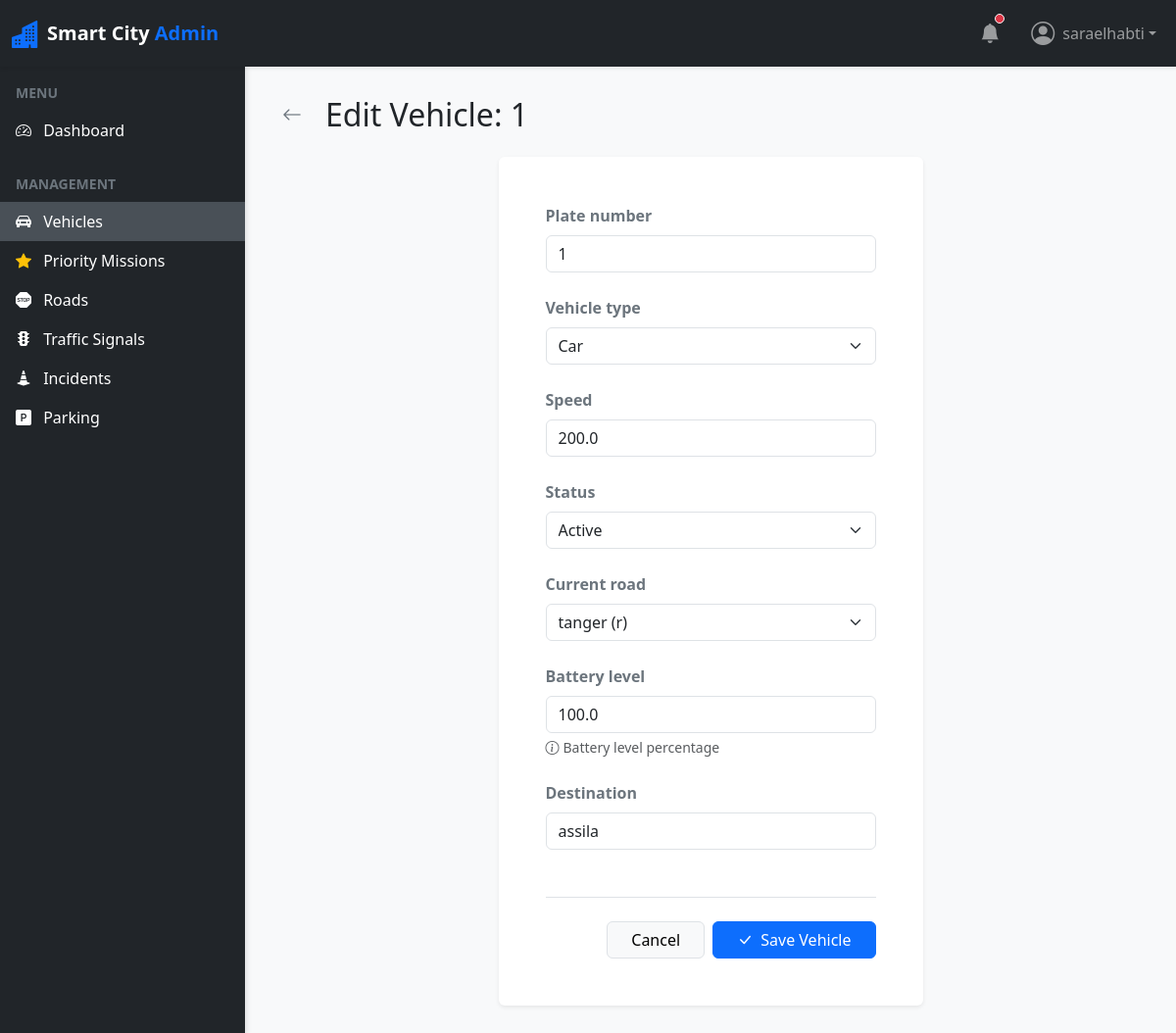
The app's page /vehicles/1/edit/ (signed in) with its own data.
### vehicles/models.py (models this page shows, shortened)
class Vehicle(models.Model):
    TYPE_CHOICES = [
        ('CAR', 'Car'),
        ('BUS', 'Bus'),
        ('TRUCK', 'Truck'),
        ('MOTORCYCLE', 'Motorcycle'),
        ('EMERGENCY', 'Emergency'),
    ]
    STATUS_CHOICES = [
        ('ACTIVE', 'Active'),
        ('PARKED', 'Parked'),
        ('CHARGING', 'Charging'),
        ('MAINTENANCE', 'Maintenance'),
    ]
    plate_number = models.CharField(max_length=20, unique=True)
    vehicle_type = models.CharField(max_length=20, choices=TYPE_CHOICES)
    speed = models.FloatField(default=0.0, validators=[MinValueValidator(0.0)])
    status = models.CharField(max_length=20, choices=STATUS_CHOICES, default='ACTIVE')
    current_road = models.ForeignKey(Road, on_delete=models.SET_NULL, null=True, blank=True, related_name='vehicles')
    battery_level = models.FloatField(validators=[MinValueValidator(0.0), MaxValueValidator(100.0)], help_text="Battery level percentage")
    destination = models.CharField(max_length=255, blank=True)

### vehicles/views.py (the view)
# urls.py: path('<int:pk>/edit/', VehicleUpdateView.as_view(), name='vehicle-update'),
class VehicleUpdateView(LoginRequiredMixin, UpdateView):
    model = Vehicle
    form_class = VehicleForm
    template_name = 'vehicles/vehicle_form.html'
    success_url = reverse_lazy('vehicle-list')

### vehicles/forms.py (shortened to what this page needs)
class VehicleForm(forms.ModelForm):
    class Meta:
        model = Vehicle
        fields = ['plate_number', 'vehicle_type', 'speed', 'status', 'current_road', 'battery_level', 'destination']
        widgets = {
            'plate_number': forms.TextInput(attrs={'class': 'form-control'}),
            'vehicle_type': forms.Select(attrs={'class': 'form-select'}),
            'speed': forms.NumberInput(attrs={'class': 'form-control'}),
            'status': forms.Select(attrs={'class': 'form-select'}),
            'current_road': forms.Select(attrs={'class': 'form-select'}),
            'battery_level': forms.NumberInput(attrs={'class': 'form-control'}),
            'destination': forms.TextInput(attrs={'class': 'form-control'}),
        }

### roads/models.py (called while the page is built)
    def __str__(self):
        return f"{self.name} ({self.zone})"

### vehicles/templates/vehicles/vehicle_form.html (shortened to what this page needs)
{% extends 'base.html' %}
{% block content %}
<div class="row mb-4">
    <div class="col-12">
        <h2 class="mb-0 d-flex align-items-center">
            <a href="{% url 'vehicle-list' %}" class="btn btn-sm btn-outline-secondary me-3 border-0"><i class="bi bi-arrow-left fs-5"></i></a>
            {% if form.instance.pk %}Edit Vehicle: {{ form.instance.plate_number }}{% else %}Register New Vehicle{% endif %}
        </h2>
    </div>
</div>
<div class="row justify-content-center">
    <div class="col-md-8 col-lg-6">
        <div class="card border-0 shadow-sm">
            <div class="card-body p-4 p-md-5">
                <form method="post" novalidate>
                    {% for field in form %}
                    <div class="mb-4">
                        <label for="{{ field.id_for_label }}" class="form-label fw-bold text-secondary">{{ field.label }}</label>
                        {{ field }}
                        {% if field.help_text %}
                            <div class="form-text text-muted"><i class="bi bi-info-circle me-1"></i>{{ field.help_text }}</div>
                        {% endif %}
                    </div>
                    {% endfor %}
                    <div class="d-flex justify-content-end gap-2 mt-5 pt-4 border-top">
                        <a href="{% url 'vehicle-list' %}" class="btn btn-light border px-4">Cancel</a>
                        <button type="submit" class="btn btn-primary px-4"><i class="bi bi-check-lg me-1"></i> Save Vehicle</button>
                    </div>
                </form>
            </div>
        </div>
    </div>
</div>
{% endblock %}

### vehicles/templates/base.html (shortened to what this page needs)
<!DOCTYPE html>
<html lang="en">
<head>
    <link href="https://cdn.jsdelivr.net/npm/bootstrap@5.3.0/dist/css/bootstrap.min.css" rel="stylesheet">
    <link href="https://cdn.jsdelivr.net/npm/bootstrap-icons@1.10.5/font/bootstrap-icons.css" rel="stylesheet">
</head>
<body>
    <nav class="navbar navbar-expand-lg navbar-dark bg-dark sticky-top shadow-sm">
        <div class="container-fluid">
            <a class="navbar-brand d-flex align-items-center" href="{% url 'dashboard' %}">
                <i class="bi bi-buildings-fill text-primary me-2 fs-3"></i>
                <span class="fw-bold">Smart City <span class="text-primary">Admin</span></span>
            </a>
            <div class="collapse navbar-collapse" id="navbarSupportedContent">
                <ul class="navbar-nav ms-auto mb-2 mb-lg-0 align-items-center">
                    <li class="nav-item me-3">
                        <a class="nav-link position-relative" href="#">
                            <i class="bi bi-bell-fill fs-5"></i>
                            <span class="position-absolute top-25 start-75 translate-middle p-1 bg-danger border border-light rounded-circle">
                            </span>
                        </a>
                    </li>
                    {% if user.is_authenticated %}
                    <li class="nav-item dropdown">
                        <a class="nav-link dropdown-toggle d-flex align-items-center" href="#" id="navbarDropdown" role="button" data-bs-toggle="dropdown" aria-expanded="false">
                            <i class="bi bi-person-circle fs-4 me-2"></i> {{ user.username }}
                        </a>
                    </li>
                    {% else %}
                    <li class="nav-item">
                        <a class="nav-link d-flex align-items-center" href="{% url 'login' %}">
                            <i class="bi bi-box-arrow-in-right fs-4 me-2"></i> Login
                        </a>
                    </li>
                    {% endif %}
                </ul>
            </div>
        </div>
    </nav>
    <div id="wrapper">
        {% if user.is_authenticated %}
        <div class="bg-dark text-white" id="sidebar">
            <div class="list-group list-group-flush mt-3 pb-4">
                <div class="text-uppercase text-secondary px-3 mb-2 small fw-bold">Menu</div>
                <a href="{% url 'dashboard' %}" class="list-group-item list-group-item-action bg-dark text-white border-0 sidebar-link {% if request.resolver_match.url_name == 'dashboard' %}active{% endif %}">
                    <i class="bi bi-speedometer2 me-2"></i> Dashboard
                </a>
                <div class="text-uppercase text-secondary px-3 mt-4 mb-2 small fw-bold">Management</div>
                <a href="{% url 'vehicle-list' %}" class="list-group-item list-group-item-action bg-dark text-white border-0 sidebar-link {% if request.resolver_match and request.resolver_match.url_name == 'vehicle-list' or request.resolver_match.url_name == 'vehicle-create' or request.resolver_match.url_name == 'vehicle-detail' or request.resolver_match.url_name == 'vehicle-update' or request.resolver_match.url_name == 'vehicle-delete' %}active{% endif %}">
                    <i class="bi bi-car-front-fill me-2"></i> Vehicles
                </a>
                <a href="{% url 'priority-list' %}" class="list-group-item list-group-item-action bg-dark text-white border-0 sidebar-link ">
                    <i class="bi bi-star-fill text-warning me-2"></i> Priority Missions
                </a>
                <a href="{% url 'road-list' %}" class="list-group-item list-group-item-action bg-dark text-white border-0 sidebar-link ">
                    <i class="bi bi-sign-stop-fill me-2"></i> Roads
                </a>
                <a href="{% url 'signal-list' %}" class="list-group-item list-group-item-action bg-dark text-white border-0 sidebar-link ">
                    <i class="bi bi-stoplights-fill me-2"></i> Traffic Signals
                </a>
                <a href="{% url 'incident-list' %}" class="list-group-item list-group-item-action bg-dark text-white border-0 sidebar-link ">
                    <i class="bi bi-cone-striped me-2"></i> Incidents
                </a>
                <a href="{% url 'parking-list' %}" class="list-group-item list-group-item-action bg-dark text-white border-0 sidebar-link ">
                    <i class="bi bi-p-square-fill me-2"></i> Parking
                </a>
            </div>
        </div>
        {% endif %}
        <div id="page-content-wrapper">
            <div class="container-fluid px-0">
                {% block content %}{% endblock %}
            </div>
        </div>
    </div>
</body>
</html>

### vehicles/templates/base.html (style rules this page uses)
body { min-height: 100vh; display: flex; flex-direction: column; overflow-x: hidden; background-color: #f8f9fa; }
#wrapper { display: flex; flex: 1; }
#sidebar { min-width: 250px; max-width: 250px; min-height: calc(100vh - 56px); transition: all 0.3s; box-shadow: 2px 0 5px rgba(0,0,0,0.1); }
.sidebar-link { transition: all 0.2s; }
.sidebar-link:hover, .sidebar-link.active { background-color: #495057 !important; border-left: 4px solid #0d6efd; }
#page-content-wrapper { flex: 1; padding: 30px; width: 100%; }

### records on screen
Vehicle: instance.plate_number "1", form "1" "Car" "200.0" "Active" "tanger (r)" "100.0" "assila"

### other values on screen
{{ user.username }} "saraelhabti"
{{ field.label }} "Plate number" "Vehicle type" "Speed" "Status" "Current road" "Battery level" "Destination"
{{ field.help_text }} "Battery level percentage"
